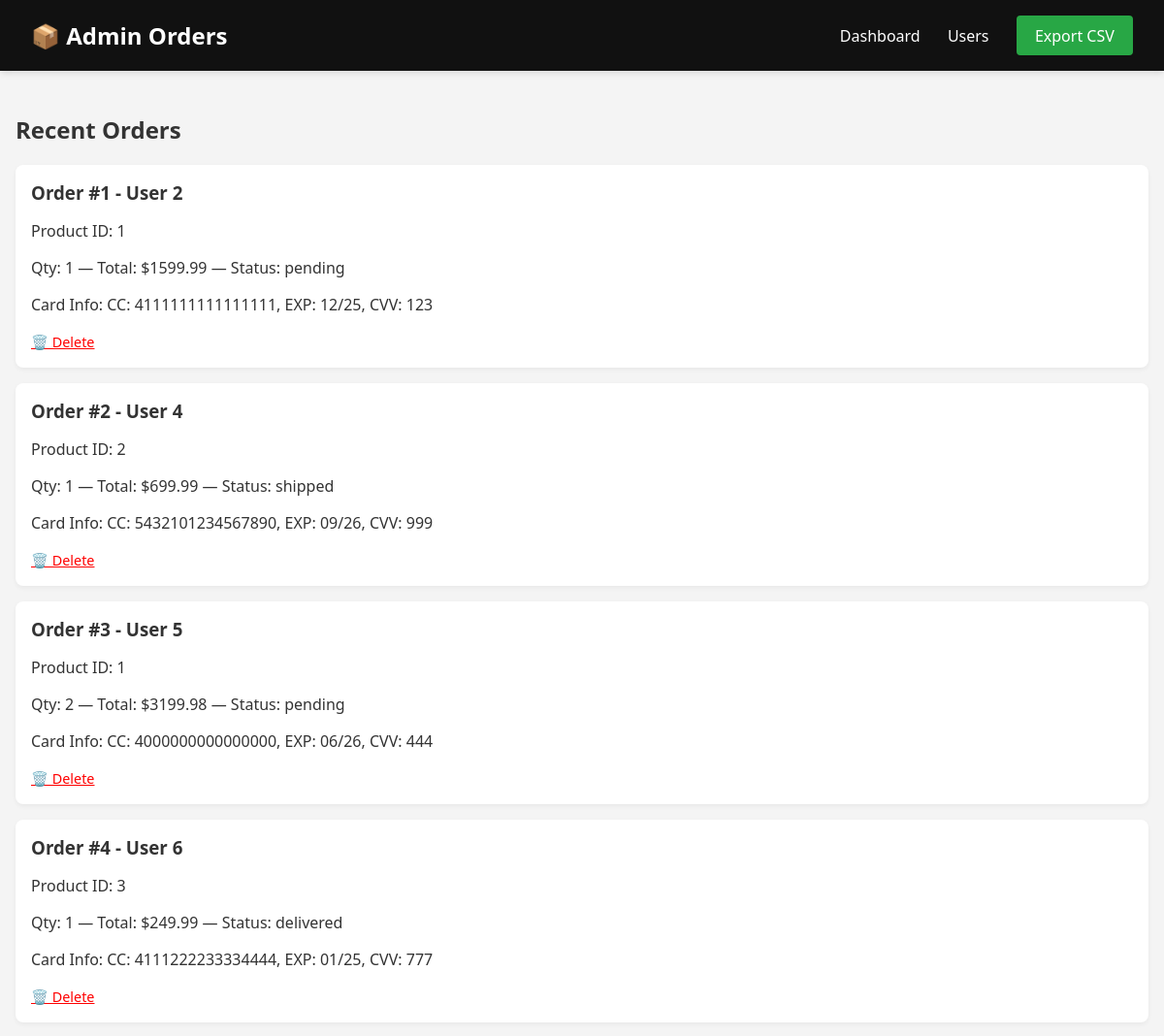
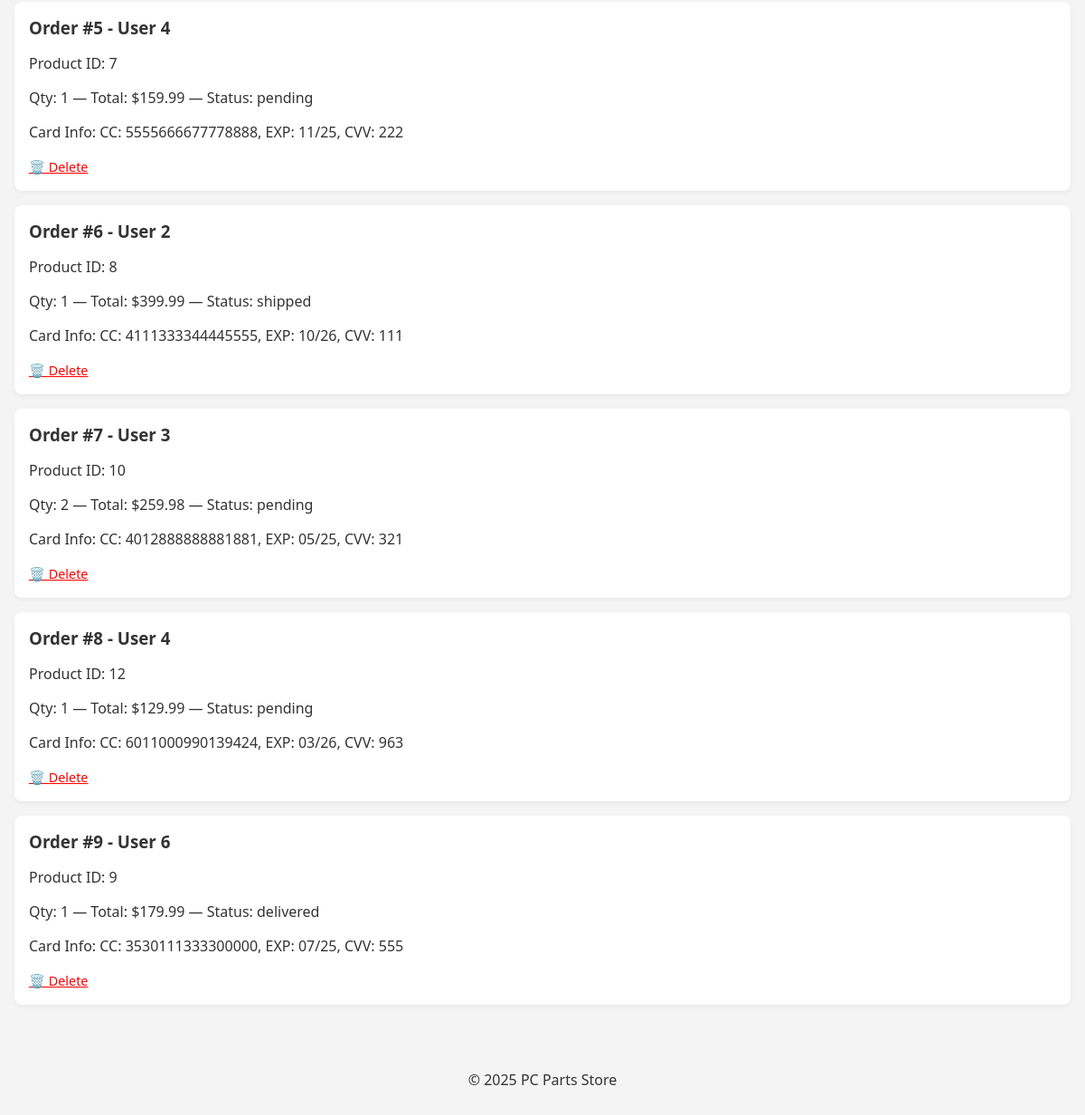
The page /admin/orders.php on the database its author committed (2 pictures, top to bottom).
### tables this page shows
CREATE TABLE `orders` (
  `id` int(11) NOT NULL AUTO_INCREMENT,
  `user_id` int(11) NOT NULL,
  `product_id` int(11) NOT NULL,
  `quantity` int(11) NOT NULL,
  `total` decimal(10,2) DEFAULT NULL,
  `status` enum('pending','shipped','delivered') DEFAULT 'pending',
  `payment_data` text DEFAULT NULL,
  `order_date` timestamp NULL DEFAULT current_timestamp(),
  PRIMARY KEY (`id`)
);

### includes/db.php (called while the page is built, shortened)
<?php
$conn = mysqli_connect(DB_HOST, DB_USER, DB_PASS, DB_NAME);
function query($sql) {
    global $conn;
    $res = mysqli_query($conn, $sql);
    return $res;
}
function fetchAll($sql) {
    $data = [];
    $res = query($sql);
    if ($res) {
        while ($row = mysqli_fetch_assoc($res)) {
            $data[] = $row;
        }
    }
    return $data;
}

### admin/orders.php (the view, shortened to what this page needs)
<?php
require_once '../includes/db.php';
$orders = fetchAll("SELECT * FROM orders");
?>
<!DOCTYPE html>
<html lang="en">
<head>
  <link rel="stylesheet" href="../assets/css/main.css">
  <link rel="stylesheet" href="../assets/css/layout.css">
  <link rel="stylesheet" href="../assets/css/components/buttons.css">
  <link rel="stylesheet" href="../assets/css/components/alerts.css">
</head>
<body>
<div class="topbar">
  <div class="logo">📦 Admin Orders</div>
  <div class="nav-links">
    <a href="dashboard.php">Dashboard</a>
    <a href="users.php">Users</a>
    <a href="?export=1" class="btn-primary" style="background:#28a745;">Export CSV</a>
  </div>
</div>
<section class="container">
  <h2>Recent Orders</h2>
  <?php foreach ($orders as $o): ?>
    <div class="order-box">
      <h3>Order #<?= $o['id'] ?> - User <?= $o['user_id'] ?></h3>
      <p>Product ID: <?= $o['product_id'] ?></p>
      <p>Qty: <?= $o['quantity'] ?> — Total: $<?= $o['total'] ?> — Status: <?= $o['status'] ?></p>
      <p>Card Info: <?= $o['payment_data'] ?></p>
      <div class="actions">
        <a href="?delete=<?= $o['id'] ?>" style="color: red;">🗑️ Delete</a>
      </div>
    </div>
  <?php endforeach; ?>
</section>
<?php require_once '../includes/footer.php'; ?>
</body>
</html>

### assets/css/main.css (style rules this page uses)
:root { --primary: #007bff; --primary-dark: #0056b3; --accent: #ffc107; --background: #f4f4f4; --foreground: #fff; --text: #333; --shadow: rgba(0, 0, 0, 0.1); }
body { margin: 0; font-family: 'Segoe UI', sans-serif; background: var(--background); color: var(--text); }

### assets/css/layout.css (style rules this page uses)
.container { max-width: 1200px; margin: auto; padding: 1.5rem 1rem; }
.topbar { background: #111; color: white; padding: 1rem 2rem; display: flex; justify-content: space-between; align-items: center; box-shadow: 0 4px 6px -1px rgba(0, 0, 0, 0.1); position: sticky; top: 0; z-index: 1000; }
.topbar .logo { font-weight: bold; font-size: 1.5rem; }
.topbar .nav-links a { color: white; margin-left: 1.5rem; text-decoration: none; font-size: 1rem; transition: color 0.2s ease; }

### assets/css/components/buttons.css (style rules this page uses)
.btn-primary { background: #007bff; color: white !important; padding: 0.6rem 1.2rem; text-decoration: none; border: none; border-radius: 4px; font-size: 1rem; cursor: pointer; display: inline-block; transition: background 0.2s ease; text-align: center; }

### admin/orders.php (style rules this page uses)
.order-box { background: #fff; padding: 1rem; margin-bottom: 1rem; border-radius: 8px; box-shadow: 0 2px 5px rgba(0,0,0,0.05); }
.order-box h3 { margin: 0 0 0.5rem 0; }
.actions a { margin-right: 1rem; font-size: 0.9rem; }

### rows shown on the page
orders: id "1", user "2", product "1", quantity "1", total "1599.99", status "pending", payment_data "CC: 4111111111111111, EXP: 12/25, CVV: 123"
orders: id "2", user "4", product "2", quantity "1", total "699.99", status "shipped", payment_data "CC: 5432101234567890, EXP: 09/26, CVV: 999"
orders: id "3", user "5", product "1", quantity "2", total "3199.98", status "pending", payment_data "CC: 4000000000000000, EXP: 06/26, CVV: 444"
orders: id "4", user "6", product "3", quantity "1", total "249.99", status "delivered", payment_data "CC: 4111222233334444, EXP: 01/25, CVV: 777"
orders: id "5", user "4", product "7", quantity "1", total "159.99", status "pending", payment_data "CC: 5555666677778888, EXP: 11/25, CVV: 222"
orders: id "6", user "2", product "8", quantity "1", total "399.99", status "shipped", payment_data "CC: 4111333344445555, EXP: 10/26, CVV: 111"
orders: id "7", user "3", product "10", quantity "2", total "259.98", status "pending", payment_data "CC: 4012888888881881, EXP: 05/25, CVV: 321"
orders: id "8", user "4", product "12", quantity "1", total "129.99", status "pending", payment_data "CC: 6011000990139424, EXP: 03/26, CVV: 963"
orders: id "9", user "6", product "9", quantity "1", total "179.99", status "delivered", payment_data "CC: 3530111333300000, EXP: 07/25, CVV: 555"
